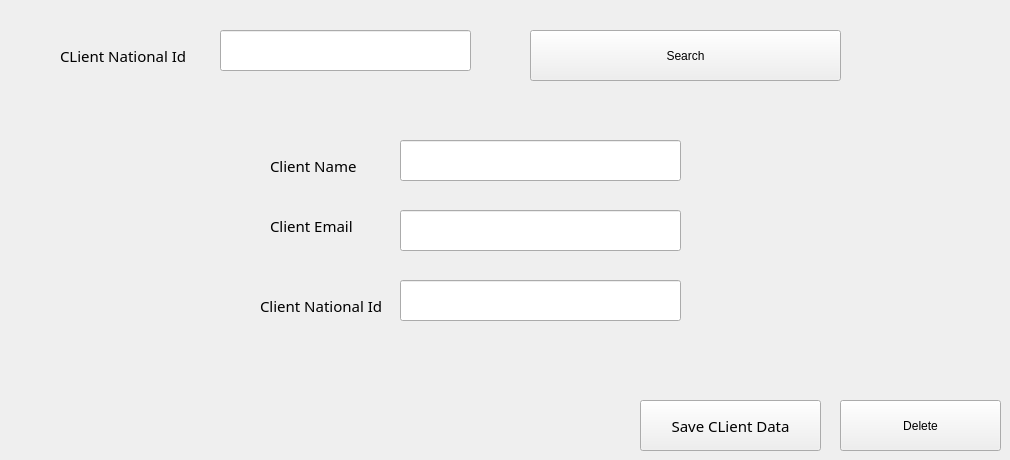
      <widget class="QWidget" name="tab_14">
       <attribute name="title">
        <string>Edit Or Delete A Client</string>
       </attribute>
       <widget class="QLineEdit" name="lineEdit_25">
        <property name="geometry">
         <rect>
          <x>220</x>
          <y>30</y>
          <width>251</width>
          <height>41</height>
         </rect>
        </property>
        <property name="clearButtonEnabled">
         <bool>true</bool>
        </property>
       </widget>
       <widget class="QLabel" name="label_42">
        <property name="geometry">
         <rect>
          <x>60</x>
          <y>40</y>
          <width>141</width>
          <height>31</height>
         </rect>
        </property>
        <property name="font">
         <font>
          <family>Calisto MT</family>
          <pointsize>11</pointsize>
          <weight>9</weight>
          <italic>false</italic>
          <bold>false</bold>
         </font>
        </property>
        <property name="text">
         <string>CLient National Id</string>
        </property>
       </widget>
       <widget class="QPushButton" name="pushButton_23">
        <property name="geometry">
         <rect>
          <x>640</x>
          <y>400</y>
          <width>181</width>
          <height>51</height>
         </rect>
        </property>
        <property name="font">
         <font>
          <family>Calisto MT</family>
          <pointsize>11</pointsize>
          <weight>9</weight>
          <italic>false</italic>
          <bold>false</bold>
         </font>
        </property>
        <property name="styleSheet">
         <string notr="true"/>
        </property>
        <property name="text">
         <string>Save CLient Data</string>
        </property>
       </widget>
       <widget class="QPushButton" name="pushButton_24">
        <property name="geometry">
         <rect>
          <x>530</x>
          <y>30</y>
          <width>311</width>
          <height>51</height>
         </rect>
        </property>
        <property name="styleSheet">
         <string notr="true"/>
        </property>
        <property name="text">
         <string>Search</string>
        </property>
        <property name="shortcut">
         <string>Return</string>
        </property>
       </widget>
       <widget class="QPushButton" name="pushButton_25">
        <property name="geometry">
         <rect>
          <x>840</x>
          <y>400</y>
          <width>161</width>
          <height>51</height>
         </rect>
        </property>
        <property name="styleSheet">
         <string notr="true"/>
        </property>
        <property name="text">
         <string>Delete</string>
        </property>
        <property name="shortcut">
         <string>Del</string>
        </property>
       </widget>
       <widget class="QLabel" name="label_36">
        <property name="geometry">
         <rect>
          <x>270</x>
          <y>150</y>
          <width>91</width>
          <height>31</height>
         </rect>
        </property>
        <property name="font">
         <font>
          <family>Calisto MT</family>
          <pointsize>11</pointsize>
          <weight>9</weight>
          <italic>false</italic>
          <bold>false</bold>
         </font>
        </property>
        <property name="text">
         <string>Client Name</string>
        </property>
       </widget>
       <widget class="QLineEdit" name="lineEdit_28">
        <property name="geometry">
         <rect>
          <x>400</x>
          <y>140</y>
          <width>281</width>
          <height>41</height>
         </rect>
        </property>
        <property name="clearButtonEnabled">
         <bool>true</bool>
        </property>
       </widget>
       <widget class="QLineEdit" name="lineEdit_27">
        <property name="geometry">
         <rect>
          <x>400</x>
          <y>210</y>
          <width>281</width>
          <height>41</height>
         </rect>
        </property>
        <property name="clearButtonEnabled">
         <bool>true</bool>
        </property>
       </widget>
       <widget class="QLabel" name="label_34">
        <property name="geometry">
         <rect>
          <x>260</x>
          <y>290</y>
          <width>131</width>
          <height>31</height>
         </rect>
        </property>
        <property name="font">
         <font>
          <family>Calisto MT</family>
          <pointsize>11</pointsize>
          <weight>9</weight>
          <italic>false</italic>
          <bold>false</bold>
         </font>
        </property>
        <property name="text">
         <string>Client National Id</string>
        </property>
       </widget>
       <widget class="QLabel" name="label_35">
        <property name="geometry">
         <rect>
          <x>270</x>
          <y>210</y>
          <width>91</width>
          <height>31</height>
         </rect>
        </property>
        <property name="font">
         <font>
          <family>Calisto MT</family>
          <pointsize>11</pointsize>
          <weight>9</weight>
          <italic>false</italic>
          <bold>false</bold>
         </font>
        </property>
        <property name="text">
         <string>Client Email</string>
        </property>
       </widget>
       <widget class="QLineEdit" name="lineEdit_26">
        <property name="geometry">
         <rect>
          <x>400</x>
          <y>280</y>
          <width>281</width>
          <height>41</height>
         </rect>
        </property>
        <property name="clearButtonEnabled">
         <bool>true</bool>
        </property>
       </widget>
      </widget>
